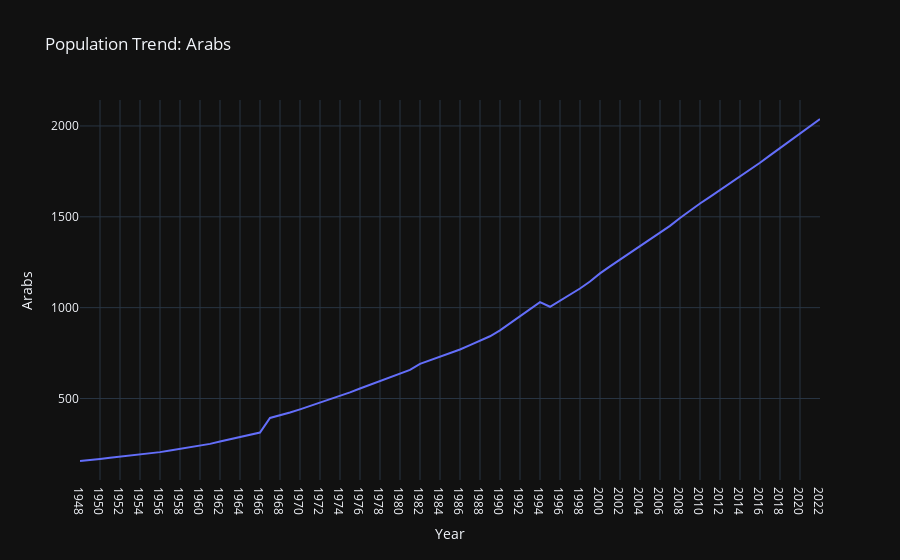
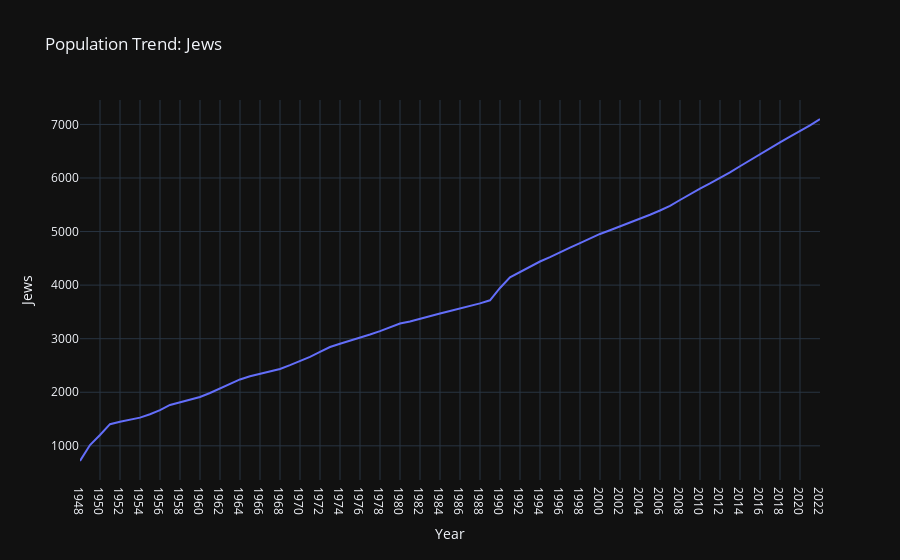
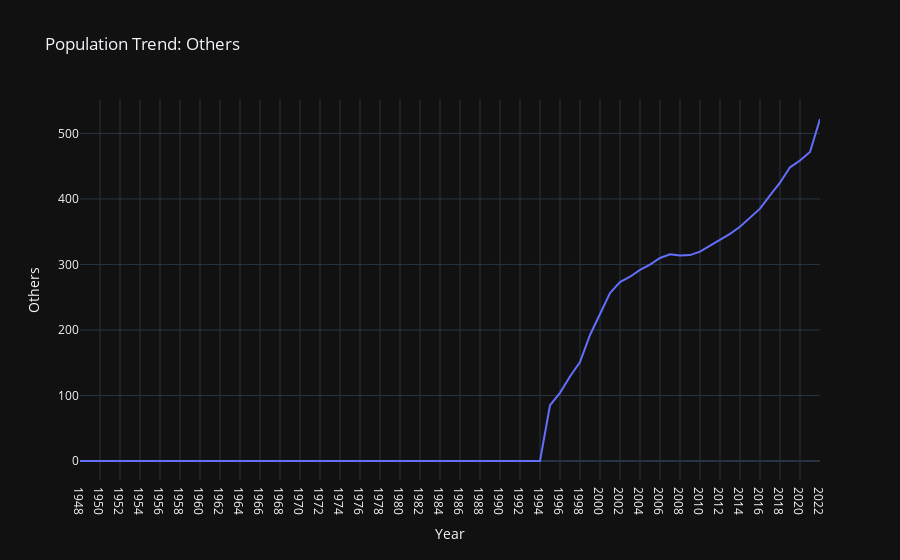

Source (notebook cell) for these figures, in order:
### Code cell
import plotly.express as px

# Plot for Arabs
fig_arabs = px.line(df, x='Year', y='Arabs ', title='Population Trend: Arabs')
fig_arabs.show()

# Plot for Jews
fig_jews = px.line(df, x='Year', y='Jews', title='Population Trend: Jews')
fig_jews.show()

# Plot for Others
fig_others = px.line(df, x='Year', y='Others', title='Population Trend: Others')
fig_others.show()

### Figure 1 — Plotly figure (JSON) as saved in the notebook; plotly's stock layout.template omitted (floating-point values rounded to 4 significant figures)
{"data": [{"hovertemplate": "Year=%{x}<br>Arabs =%{y}<extra></extra>", "legendgroup": "", "line": {"color": "#636efa", "dash": "solid"}, "marker": {"symbol": "circle"}, "mode": "lines", "name": "", "orientation": "v", "showlegend": false, "x": ["1948", "1949", "1950", "1951", "1952", "1953", "1954", "1955", "1956", "1957", "1958", "1959", "1960", "1961", "1962", "1963", "1964", "1965", "1966", "1967", "1968", "1969", "1970", "1971", "1972", "1973", "1974", "1975", "1976", "1977", "1978", "1979", "1980", "1981", "1982", "1983", "1984", "1985", "1986", "1987", "1988", "1989", "1990", "1991", "1992", "1993", "1994", "1995", "1996", "1997", "1998", "1999", "2000", "2001", "2002", "2003", "2004", "2005", "2006", "2007", "2008", "2009", "2010", "2011", "2012", "2013", "2014", "2015", "2016", "2017", "2018", "2019", "2020", "2021", "2022"], "xaxis": "x", "y": [156.0, 160.0, 167.1, 173.4, 179.3, 185.8, 191.8, 198.6, 204.9, 213.2, 221.5, 229.9, 239.1, 250.3, 262.9, 274.5, 286.4, 299.3, 312.5, 392.7, 406.3, 422.7, 440.1, 458.7, 477.2, 493.2, 514.7, 533.7, 554.9, 575.9, 596.3, 617.8, 638.9, 657.5, 690.4, 709.3, 727.9, 749.0, 769.9, 793.6, 817.7, 842.5, 875.0, 914.2, 953.4, 992.5, 1030.0, 1005.0, 1038.0, 1069.0, 1105.0, 1144.0, 1189.0, 1228.0, 1264.0, 1302.0, 1340.0, 1377.0, 1413.0, 1450.0, 1494.0, 1536.0, 1573.0, 1610.0, 1647.0, 1683.0, 1720.0, 1758.0, 1797.0, 1838.0, 1878.0, 1919.0, 1957.0, 1996.0, 2038.0], "yaxis": "y", "type": "scatter"}], "layout": {"xaxis": {"anchor": "y", "domain": [0.0, 1.0], "title": {"text": "Year"}}, "yaxis": {"anchor": "x", "domain": [0.0, 1.0], "title": {"text": "Arabs "}}, "legend": {"tracegroupgap": 0}, "title": {"text": "Population Trend: Arabs"}}}

### Figure 2 — Plotly figure (JSON) as saved in the notebook; plotly's stock layout.template omitted (floating-point values rounded to 4 significant figures)
{"data": [{"hovertemplate": "Year=%{x}<br>Jews=%{y}<extra></extra>", "legendgroup": "", "line": {"color": "#636efa", "dash": "solid"}, "marker": {"symbol": "circle"}, "mode": "lines", "name": "", "orientation": "v", "showlegend": false, "x": ["1948", "1949", "1950", "1951", "1952", "1953", "1954", "1955", "1956", "1957", "1958", "1959", "1960", "1961", "1962", "1963", "1964", "1965", "1966", "1967", "1968", "1969", "1970", "1971", "1972", "1973", "1974", "1975", "1976", "1977", "1978", "1979", "1980", "1981", "1982", "1983", "1984", "1985", "1986", "1987", "1988", "1989", "1990", "1991", "1992", "1993", "1994", "1995", "1996", "1997", "1998", "1999", "2000", "2001", "2002", "2003", "2004", "2005", "2006", "2007", "2008", "2009", "2010", "2011", "2012", "2013", "2014", "2015", "2016", "2017", "2018", "2019", "2020", "2021", "2022"], "xaxis": "x", "y": [716.7, 1014.0, 1203.0, 1404.0, 1450.0, 1484.0, 1526.0, 1590.0, 1668.0, 1763.0, 1810.0, 1859.0, 1911.0, 1986.0, 2069.0, 2156.0, 2239.0, 2299.0, 2345.0, 2384.0, 2435.0, 2507.0, 2582.0, 2662.0, 2753.0, 2845.0, 2907.0, 2959.0, 3020.0, 3077.0, 3141.0, 3218.0, 3283.0, 3320.0, 3373.0, 3424.0, 3472.0, 3517.0, 3561.0, 3613.0, 3659.0, 3717.0, 3947.0, 4145.0, 4242.0, 4335.0, 4441.0, 4522.0, 4616.0, 4702.0, 4785.0, 4873.0, 4955.0, 5025.0, 5094.0, 5165.0, 5238.0, 5314.0, 5393.0, 5478.0, 5589.0, 5702.0, 5802.0, 5898.0, 6000.0, 6104.0, 6219.0, 6334.0, 6446.0, 6554.0, 6664.0, 6773.0, 6874.0, 6982.0, 7101.0], "yaxis": "y", "type": "scatter"}], "layout": {"xaxis": {"anchor": "y", "domain": [0.0, 1.0], "title": {"text": "Year"}}, "yaxis": {"anchor": "x", "domain": [0.0, 1.0], "title": {"text": "Jews"}}, "legend": {"tracegroupgap": 0}, "title": {"text": "Population Trend: Jews"}}}

### Figure 3 — Plotly figure (JSON) as saved in the notebook; plotly's stock layout.template omitted (floating-point values rounded to 4 significant figures)
{"data": [{"hovertemplate": "Year=%{x}<br>Others=%{y}<extra></extra>", "legendgroup": "", "line": {"color": "#636efa", "dash": "solid"}, "marker": {"symbol": "circle"}, "mode": "lines", "name": "", "orientation": "v", "showlegend": false, "x": ["1948", "1949", "1950", "1951", "1952", "1953", "1954", "1955", "1956", "1957", "1958", "1959", "1960", "1961", "1962", "1963", "1964", "1965", "1966", "1967", "1968", "1969", "1970", "1971", "1972", "1973", "1974", "1975", "1976", "1977", "1978", "1979", "1980", "1981", "1982", "1983", "1984", "1985", "1986", "1987", "1988", "1989", "1990", "1991", "1992", "1993", "1994", "1995", "1996", "1997", "1998", "1999", "2000", "2001", "2002", "2003", "2004", "2005", "2006", "2007", "2008", "2009", "2010", "2011", "2012", "2013", "2014", "2015", "2016", "2017", "2018", "2019", "2020", "2021", "2022"], "xaxis": "x", "y": [0.0, 0.0, 0.0, 0.0, 0.0, 0.0, 0.0, 0.0, 0.0, 0.0, 0.0, 0.0, 0.0, 0.0, 0.0, 0.0, 0.0, 0.0, 0.0, 0.0, 0.0, 0.0, 0.0, 0.0, 0.0, 0.0, 0.0, 0.0, 0.0, 0.0, 0.0, 0.0, 0.0, 0.0, 0.0, 0.0, 0.0, 0.0, 0.0, 0.0, 0.0, 0.0, 0.0, 0.0, 0.0, 0.0, 0.0, 85.1, 104.1, 129.0, 150.9, 192.4, 225.2, 256.3, 273.0, 281.3, 291.7, 299.9, 309.9, 315.4, 313.7, 314.3, 319.5, 328.5, 337.8, 346.8, 357.5, 371.1, 385.2, 405.3, 424.8, 448.3, 458.6, 471.6, 522.0], "yaxis": "y", "type": "scatter"}], "layout": {"xaxis": {"anchor": "y", "domain": [0.0, 1.0], "title": {"text": "Year"}}, "yaxis": {"anchor": "x", "domain": [0.0, 1.0], "title": {"text": "Others"}}, "legend": {"tracegroupgap": 0}, "title": {"text": "Population Trend: Others"}}}
